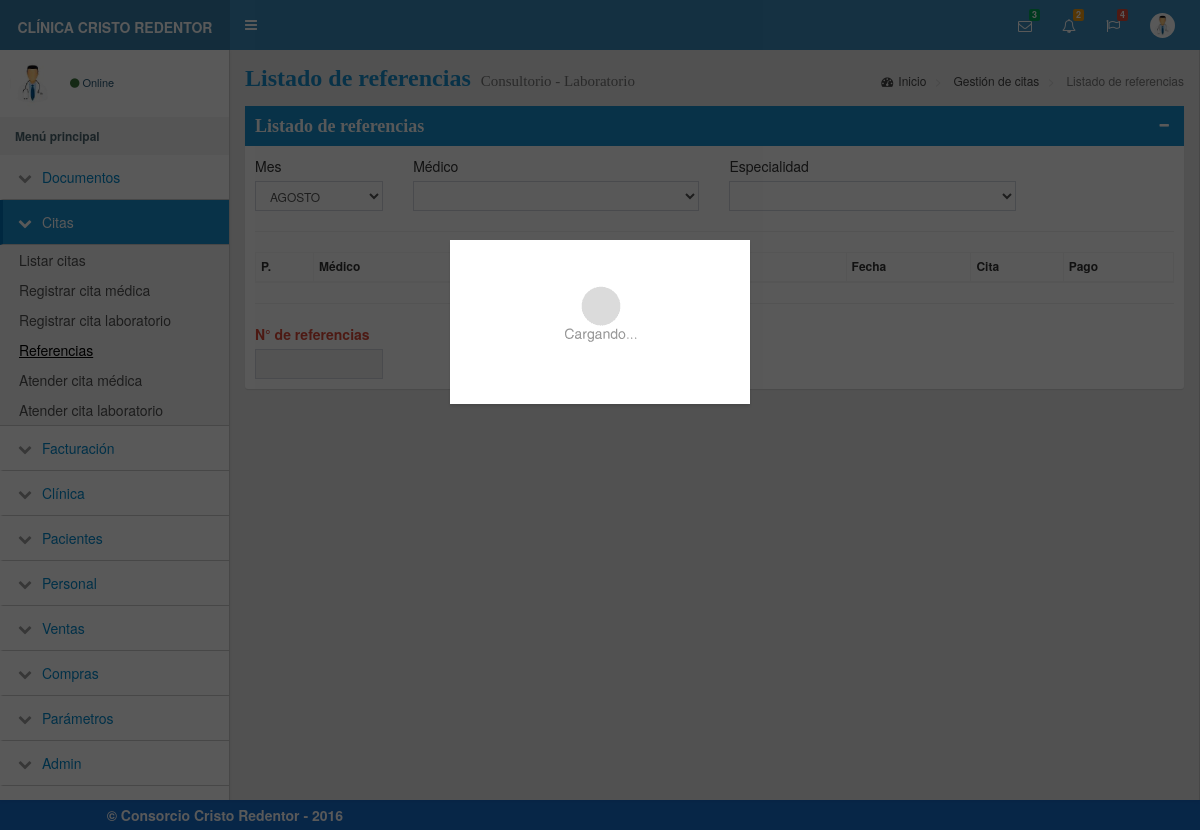
Screenshot of /modulos/citas/referencias.php (signed in) with the database file from the repository.
### tables this page shows
CREATE TABLE modules (
  id int NOT NULL PRIMARY KEY,
  nombre VARCHAR(35) NOT NULL,
  folder VARCHAR(35) NOT NULL
);

CREATE TABLE items (
  id int AUTO_INCREMENT PRIMARY KEY,
  module_id int NOT NULL,
  nombre VARCHAR(55) NOT NULL,
  file VARCHAR(55) NOT NULL,
  FOREIGN KEY (module_id) REFERENCES modules(id)
);

### modulos/general/izquierda_menu.php (the view, shortened to what this page needs)
<aside class="main-sidebar">
    <div class="user-panel">
        <div class="pull-left image">
            <img src="../../img/doctor.JPG" class="img-circle" alt="User Image">
        </div>
        <div class="pull-left info" style="color:#245573 !important">
            <a href="#" style="color:#245573 !important"><i class="fa fa-circle text-success"></i>Online</a>
        </div>
    </div>
    <section class="sidebar">
        <ul class="sidebar-menu">
            <li class="header"><strong>Menú principal</strong></li>
            <?php
            $query = 'SELECT id, nombre, folder FROM modules';
            $result_set = mysqli_query($con, $query);
            $modules = $result_set->fetch_all();
            foreach ($modules as $module):
                $query = 'SELECT I.nombre, I.file FROM items I INNER JOIN permissions P ON P.item_id=I.id WHERE module_id = ' . $module[0];
                $result_set_items = mysqli_query($con, $query);
                $items = $result_set_items->fetch_all();
                if (sizeof($items) > 0) {
            ?>
                    <li class="treeview">
                        <a href="#">
                            <i class="fa fa-chevron-down"></i>
                            <span><?= $module[1] ?></span>
                        </a>
                        <ul class="treeview-menu">
                            <?php foreach ($items as $item): ?>
                                <li class="treeview">
                                    <a href="../<?= $module[2] ?>/<?= $item[1] ?>.php">
                                        <span><?= $item[0] ?></span>
                                    </a>
                                </li>
                            <?php endforeach; ?>
                        </ul>
                    </li>
            <?php
                }
            endforeach;
            ?>
        </ul>
    </section>
</aside>

### modulos/css/style.css (style rules this page uses)
body { background-color: #F3F3F3; }
.header { margin-bottom: 20px; }

### rows the page displays
modules: nombre "Documentos"
modules: nombre "Citas"
items: nombre "Listar citas"
items: nombre "Registrar cita médica"
items: nombre "Registrar cita laboratorio"
items: nombre "Referencias"
items: nombre "Atender cita médica"
items: nombre "Atender cita laboratorio"
modules: nombre "Facturación"
modules: nombre "Clínica"
modules: nombre "Pacientes"
modules: nombre "Personal"
modules: nombre "Ventas"
modules: nombre "Compras"
modules: nombre "Parámetros"
modules: nombre "Admin"

### other values shown
form field cboMeses "AGOSTO"
